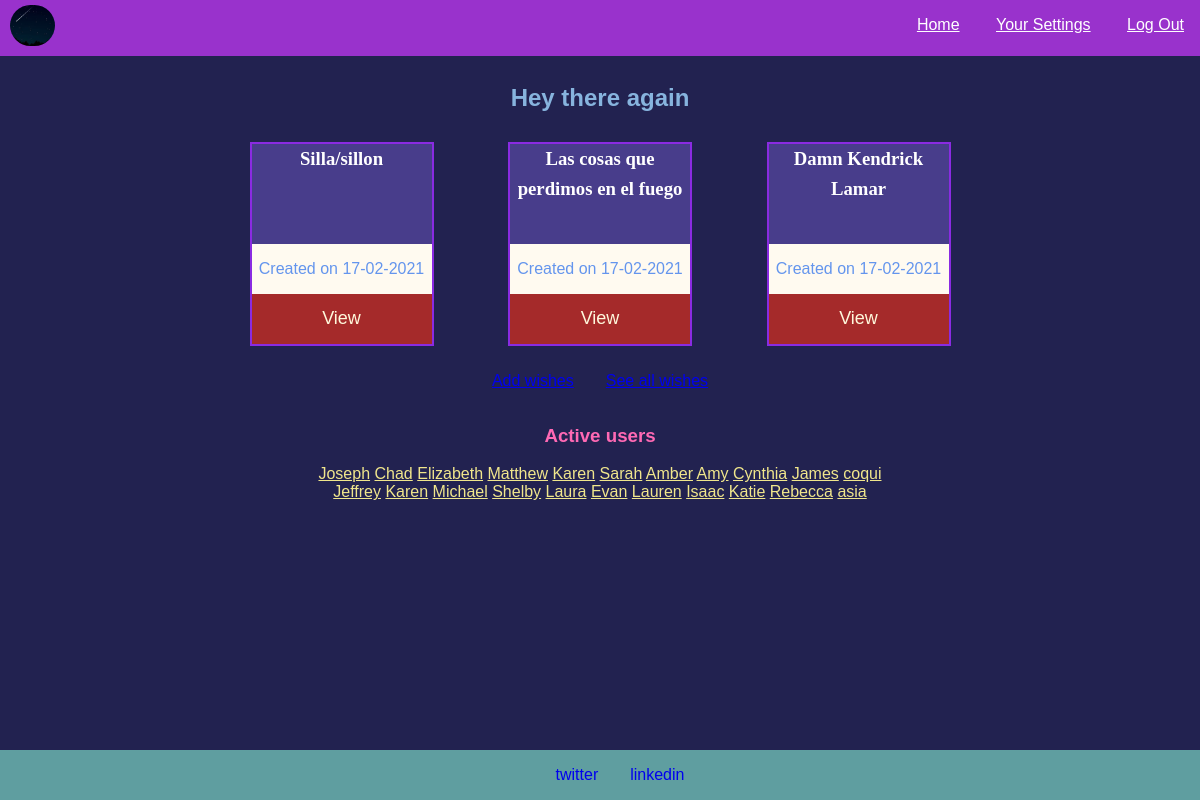
/ (signed in), run on the app's committed database.
### app.py (models this page shows)
class Product(db.Model):
    id = db.Column(db.Integer, primary_key=True)
    name = db.Column(db.String(50), nullable=False)
    link = db.Column(db.Text, nullable=False)
    store = db.Column(db.String(5), nullable=False) # puede ser nullable esto?
    additional = db.Column(db.String(140))
    user_id = db.Column(db.Integer, db.ForeignKey("user.id"), nullable=False)
    created =  db.Column(db.DateTime, default=datetime.now)

class User(db.Model):
    id = db.Column(db.Integer, primary_key=True)
    username = db.Column(db.String(20), nullable=False)
    password = db.Column(db.String(100), nullable=False)
    email = db.Column(db.String(40), nullable=False)
    active = db.Column(db.DateTime, default=datetime.now)
    social = db.Column(db.Text)
    products = db.relationship("Product", backref="user")

### app.py (the view)
@app.route("/")
@login_required
def index():
    user_id = session["user_id"]
    elements = Product.query.filter_by(user_id=user_id).all()
    others = User.query.filter(User.id.isnot(user_id)).all()
    print(elements)
    print(f"These are the other users:\n{others}")
    return render_template("index.html", cards=elements[:3], users=others)

### app.py (called while the page is built)
@app.template_filter()
def datetimeformat(date, format='%d-%m-%Y'):
    return date.strftime(format)

@app.after_request
def after_request(response):
    response.headers["Cache-Control"] = "no-cache, no-store, must-revalidate"
    response.headers["Expires"] = 0
    response.headers["Pragma"] = "no-cache"
    return response

### helpers.py (called while the page is built)
def login_required(f):
    @wraps(f)
    def decorated_function(*args, **kwargs):
        if session.get("user_id") is None:
            return redirect("/login")
        return f(*args, **kwargs)
    return decorated_function

### templates/index.html
{% extends "base.html" %}
{% block main %}
<h2 style="text-align: center;">Hey there again</h2>
<div class="main-frame">
    <div class="myitems-div">
        {% if cards|length > 0 %}
            <div class="cards-container">
                {% for card in cards %}
                <div class="card">
                    <h3 class="card-title">{{card.name}}</h3>
                    <p>Created on {{card.created|datetimeformat}}</p>
                    <button onclick="window.open('{{card.link}}','_blank');" class="card-btn" type="button">View</button>
                </div>
                {% endfor %}
            </div>
            <div class="options-main">
                <p><a href="{{url_for('add_product')}}">Add wishes</a></p>
                <p><a href="{{url_for('my_wishes')}}">See all wishes</a></p>
            </div>
        {% else %}
            <p>You don't have any listed wish yet. <a href="{{url_for('add_product')}}">Add some</a></p>
        {% endif %}
    </div>
    <div class="explore-users">
        <h3>Active users</h3>
        {% for user in users %}
        <a href="{{url_for('view_user',id=user.id)}}">{{user.username}}</a>
        {% endfor %}
    </div>
</div>
{% endblock %}

### static/styles.css (style rules this page uses)
body, html { margin:0; height:100%; position:relative; }
.options-main { display:flex; flex-direction:row; justify-content: center; }
.options-main p { margin:1rem; }
.cards-container { display:flex; flex-direction:row; justify-content:space-evenly; flex-wrap:wrap; }
.card { position:relative; width:180px; height:200px; border:2px solid blueviolet; text-align:center; margin:10px 5px; }
.card-btn { width:100%; background-color: brown; border:none; color:cornsilk; display:inline-block; font-size:large; height:50px; margin-bottom:0; }
.card-title { height:100px; background-color: darkslateblue; color:white; font-family:tahoma; font-weight: bolder; line-height:30px; margin:0; }
.card p, .visited-card p { background-color:floralwhite; color:cornflowerblue; height:50px; line-height:50px; margin:0; }
.explore-users { color:hotpink; margin:0 auto; width:70%; text-align: center; }
.explore-users a:link { color:khaki; }

### data on the page
Product: name "Silla/sillon", created "17-02-2021"
Product: name "Las cosas que perdimos en el fuego", created "17-02-2021"
Product: name "Damn Kendrick Lamar", created "17-02-2021"
User: username "Joseph"
User: username "Chad"
User: username "Elizabeth"
User: username "Matthew"
User: username "Karen"
User: username "Sarah"
User: username "Amber"
User: username "Amy"
User: username "Cynthia"
User: username "James"
User: username "coqui"
User: username "Jeffrey"
User: username "Karen"
User: username "Michael"
User: username "Shelby"
User: username "Laura"
User: username "Evan"
User: username "Lauren"
User: username "Isaac"
User: username "Katie"
User: username "Rebecca"
User: username "asia"
